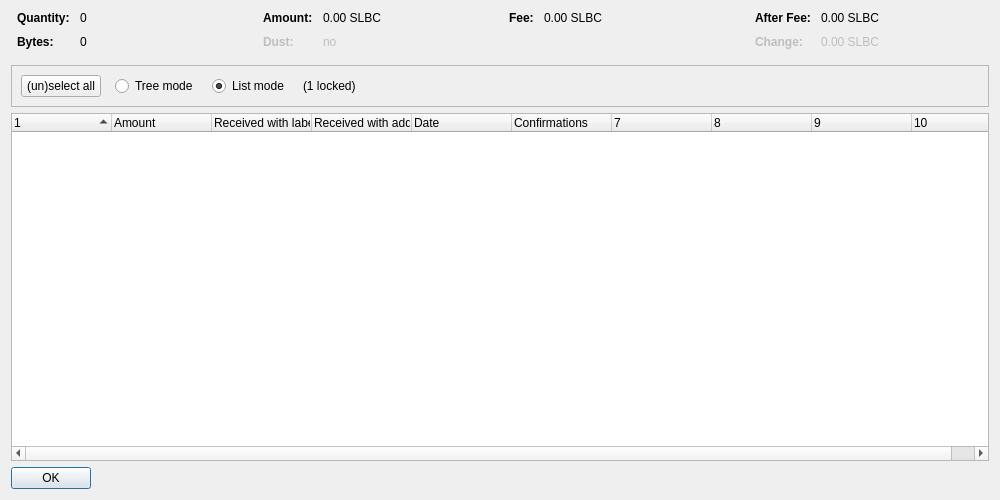
<?xml version="1.0" encoding="UTF-8"?>
<ui version="4.0">
 <class>CoinControlDialog</class>
 <widget class="QDialog" name="CoinControlDialog">
  <property name="geometry">
   <rect>
    <x>0</x>
    <y>0</y>
    <width>1000</width>
    <height>500</height>
   </rect>
  </property>
  <property name="windowTitle">
   <string>Coin Selection</string>
  </property>
  <layout class="QVBoxLayout" name="verticalLayout">
   <item>
    <layout class="QHBoxLayout" name="horizontalLayoutTop" stretch="0,0,0,0">
     <property name="topMargin">
      <number>0</number>
     </property>
     <property name="bottomMargin">
      <number>10</number>
     </property>
     <item>
      <layout class="QFormLayout" name="formLayoutCoinControl1">
       <property name="horizontalSpacing">
        <number>10</number>
       </property>
       <property name="verticalSpacing">
        <number>10</number>
       </property>
       <property name="leftMargin">
        <number>6</number>
       </property>
       <property name="rightMargin">
        <number>6</number>
       </property>
       <item row="0" column="0">
        <widget class="QLabel" name="labelCoinControlQuantityText">
         <property name="font">
          <font>
           <weight>75</weight>
           <bold>true</bold>
          </font>
         </property>
         <property name="text">
          <string>Quantity:</string>
         </property>
        </widget>
       </item>
       <item row="0" column="1">
        <widget class="QLabel" name="labelCoinControlQuantity">
         <property name="cursor">
          <cursorShape>IBeamCursor</cursorShape>
         </property>
         <property name="contextMenuPolicy">
          <enum>Qt::ActionsContextMenu</enum>
         </property>
         <property name="text">
          <string notr="true">0</string>
         </property>
         <property name="textInteractionFlags">
          <set>Qt::LinksAccessibleByMouse|Qt::TextSelectableByKeyboard|Qt::TextSelectableByMouse</set>
         </property>
        </widget>
       </item>
       <item row="1" column="0">
        <widget class="QLabel" name="labelCoinControlBytesText">
         <property name="font">
          <font>
           <weight>75</weight>
           <bold>true</bold>
          </font>
         </property>
         <property name="text">
          <string>Bytes:</string>
         </property>
        </widget>
       </item>
       <item row="1" column="1">
        <widget class="QLabel" name="labelCoinControlBytes">
         <property name="cursor">
          <cursorShape>IBeamCursor</cursorShape>
         </property>
         <property name="contextMenuPolicy">
          <enum>Qt::ActionsContextMenu</enum>
         </property>
         <property name="text">
          <string notr="true">0</string>
         </property>
         <property name="textInteractionFlags">
          <set>Qt::LinksAccessibleByMouse|Qt::TextSelectableByKeyboard|Qt::TextSelectableByMouse</set>
         </property>
        </widget>
       </item>
      </layout>
     </item>
     <item>
      <layout class="QFormLayout" name="formLayoutCoinControl2">
       <property name="horizontalSpacing">
        <number>10</number>
       </property>
       <property name="verticalSpacing">
        <number>10</number>
       </property>
       <property name="leftMargin">
        <number>6</number>
       </property>
       <property name="rightMargin">
        <number>6</number>
       </property>
       <item row="0" column="0">
        <widget class="QLabel" name="labelCoinControlAmountText">
         <property name="font">
          <font>
           <weight>75</weight>
           <bold>true</bold>
          </font>
         </property>
         <property name="text">
          <string>Amount:</string>
         </property>
        </widget>
       </item>
       <item row="0" column="1">
        <widget class="QLabel" name="labelCoinControlAmount">
         <property name="cursor">
          <cursorShape>IBeamCursor</cursorShape>
         </property>
         <property name="contextMenuPolicy">
          <enum>Qt::ActionsContextMenu</enum>
         </property>
         <property name="text">
          <string notr="true">0.00 SLBC</string>
         </property>
         <property name="textInteractionFlags">
          <set>Qt::LinksAccessibleByMouse|Qt::TextSelectableByKeyboard|Qt::TextSelectableByMouse</set>
         </property>
        </widget>
       </item>
       <item row="1" column="0">
        <widget class="QLabel" name="labelCoinControlLowOutputText">
         <property name="enabled">
          <bool>false</bool>
         </property>
         <property name="font">
          <font>
           <weight>75</weight>
           <bold>true</bold>
          </font>
         </property>
         <property name="text">
          <string>Dust:</string>
         </property>
        </widget>
       </item>
       <item row="1" column="1">
        <widget class="QLabel" name="labelCoinControlLowOutput">
         <property name="enabled">
          <bool>false</bool>
         </property>
         <property name="cursor">
          <cursorShape>IBeamCursor</cursorShape>
         </property>
         <property name="contextMenuPolicy">
          <enum>Qt::ActionsContextMenu</enum>
         </property>
         <property name="text">
          <string notr="true">no</string>
         </property>
         <property name="textInteractionFlags">
          <set>Qt::LinksAccessibleByMouse|Qt::TextSelectableByKeyboard|Qt::TextSelectableByMouse</set>
         </property>
        </widget>
       </item>
      </layout>
     </item>
     <item>
      <layout class="QFormLayout" name="formLayoutCoinControl3">
       <property name="horizontalSpacing">
        <number>10</number>
       </property>
       <property name="verticalSpacing">
        <number>10</number>
       </property>
       <property name="leftMargin">
        <number>6</number>
       </property>
       <property name="rightMargin">
        <number>6</number>
       </property>
       <item row="0" column="0">
        <widget class="QLabel" name="labelCoinControlFeeText">
         <property name="font">
          <font>
           <weight>75</weight>
           <bold>true</bold>
          </font>
         </property>
         <property name="text">
          <string>Fee:</string>
         </property>
        </widget>
       </item>
       <item row="0" column="1">
        <widget class="QLabel" name="labelCoinControlFee">
         <property name="cursor">
          <cursorShape>IBeamCursor</cursorShape>
         </property>
         <property name="contextMenuPolicy">
          <enum>Qt::ActionsContextMenu</enum>
         </property>
         <property name="text">
          <string notr="true">0.00 SLBC</string>
         </property>
         <property name="textInteractionFlags">
          <set>Qt::LinksAccessibleByMouse|Qt::TextSelectableByKeyboard|Qt::TextSelectableByMouse</set>
         </property>
        </widget>
       </item>
      </layout>
     </item>
     <item>
      <layout class="QFormLayout" name="formLayoutCoinControl4">
       <property name="horizontalSpacing">
        <number>10</number>
       </property>
       <property name="verticalSpacing">
        <number>10</number>
       </property>
       <property name="leftMargin">
        <number>6</number>
       </property>
       <property name="rightMargin">
        <number>6</number>
       </property>
       <item row="0" column="0">
        <widget class="QLabel" name="labelCoinControlAfterFeeText">
         <property name="font">
          <font>
           <weight>75</weight>
           <bold>true</bold>
          </font>
         </property>
         <property name="text">
          <string>After Fee:</string>
         </property>
        </widget>
       </item>
       <item row="0" column="1">
        <widget class="QLabel" name="labelCoinControlAfterFee">
         <property name="cursor">
          <cursorShape>IBeamCursor</cursorShape>
         </property>
         <property name="contextMenuPolicy">
          <enum>Qt::ActionsContextMenu</enum>
         </property>
         <property name="text">
          <string notr="true">0.00 SLBC</string>
         </property>
         <property name="textInteractionFlags">
          <set>Qt::LinksAccessibleByMouse|Qt::TextSelectableByKeyboard|Qt::TextSelectableByMouse</set>
         </property>
        </widget>
       </item>
       <item row="1" column="0">
        <widget class="QLabel" name="labelCoinControlChangeText">
         <property name="enabled">
          <bool>false</bool>
         </property>
         <property name="font">
          <font>
           <weight>75</weight>
           <bold>true</bold>
          </font>
         </property>
         <property name="text">
          <string>Change:</string>
         </property>
        </widget>
       </item>
       <item row="1" column="1">
        <widget class="QLabel" name="labelCoinControlChange">
         <property name="enabled">
          <bool>false</bool>
         </property>
         <property name="cursor">
          <cursorShape>IBeamCursor</cursorShape>
         </property>
         <property name="contextMenuPolicy">
          <enum>Qt::ActionsContextMenu</enum>
         </property>
         <property name="text">
          <string notr="true">0.00 SLBC</string>
         </property>
         <property name="textInteractionFlags">
          <set>Qt::LinksAccessibleByMouse|Qt::TextSelectableByKeyboard|Qt::TextSelectableByMouse</set>
         </property>
        </widget>
       </item>
      </layout>
     </item>
    </layout>
   </item>
   <item>
    <widget class="QFrame" name="frame">
     <property name="minimumSize">
      <size>
       <width>0</width>
       <height>40</height>
      </size>
     </property>
     <property name="frameShape">
      <enum>QFrame::StyledPanel</enum>
     </property>
     <property name="frameShadow">
      <enum>QFrame::Sunken</enum>
     </property>
     <layout class="QHBoxLayout" name="horizontalLayout">
      <item>
       <layout class="QHBoxLayout" name="horizontalLayoutPanel" stretch="0,0,0,0,0">
        <property name="spacing">
         <number>14</number>
        </property>
        <item>
         <widget class="QPushButton" name="pushButtonSelectAll">
          <property name="sizePolicy">
           <sizepolicy hsizetype="Maximum" vsizetype="Fixed">
            <horstretch>0</horstretch>
            <verstretch>0</verstretch>
           </sizepolicy>
          </property>
          <property name="text">
           <string>(un)select all</string>
          </property>
          <property name="autoDefault">
           <bool>false</bool>
          </property>
         </widget>
        </item>
        <item>
         <widget class="QRadioButton" name="radioTreeMode">
          <property name="sizePolicy">
           <sizepolicy hsizetype="Maximum" vsizetype="Fixed">
            <horstretch>0</horstretch>
            <verstretch>0</verstretch>
           </sizepolicy>
          </property>
          <property name="text">
           <string>Tree mode</string>
          </property>
         </widget>
        </item>
        <item>
         <widget class="QRadioButton" name="radioListMode">
          <property name="sizePolicy">
           <sizepolicy hsizetype="Maximum" vsizetype="Fixed">
            <horstretch>0</horstretch>
            <verstretch>0</verstretch>
           </sizepolicy>
          </property>
          <property name="text">
           <string>List mode</string>
          </property>
          <property name="checked">
           <bool>true</bool>
          </property>
         </widget>
        </item>
        <item>
         <widget class="QLabel" name="labelLocked">
          <property name="text">
           <string notr="true">(1 locked)</string>
          </property>
         </widget>
        </item>
        <item>
         <spacer name="horizontalSpacer">
          <property name="orientation">
           <enum>Qt::Horizontal</enum>
          </property>
          <property name="sizeHint" stdset="0">
           <size>
            <width>40</width>
            <height>20</height>
           </size>
          </property>
         </spacer>
        </item>
       </layout>
      </item>
     </layout>
    </widget>
   </item>
   <item>
    <widget class="CoinControlTreeWidget" name="treeWidget">
     <property name="contextMenuPolicy">
      <enum>Qt::CustomContextMenu</enum>
     </property>
     <property name="sortingEnabled">
      <bool>false</bool>
     </property>
     <property name="columnCount">
      <number>10</number>
     </property>
     <attribute name="headerShowSortIndicator" stdset="0">
      <bool>true</bool>
     </attribute>
     <attribute name="headerStretchLastSection">
      <bool>false</bool>
     </attribute>
     <column>
      <property name="text">
       <string/>
      </property>
     </column>
     <column>
      <property name="text">
       <string>Amount</string>
      </property>
     </column>
     <column>
      <property name="text">
       <string>Received with label</string>
      </property>
     </column>
     <column>
      <property name="text">
       <string>Received with address</string>
      </property>
     </column>
     <column>
      <property name="text">
       <string>Date</string>
      </property>
     </column>
     <column>
      <property name="text">
       <string>Confirmations</string>
      </property>
      <property name="toolTip">
       <string>Confirmed</string>
      </property>
     </column>
     <column>
      <property name="text">
       <string/>
      </property>
     </column>
     <column>
      <property name="text">
       <string/>
      </property>
     </column>
     <column>
      <property name="text">
       <string/>
      </property>
     </column>
     <column>
      <property name="text">
       <string/>
      </property>
     </column>
    </widget>
   </item>
   <item>
    <widget class="QDialogButtonBox" name="buttonBox">
     <property name="sizePolicy">
      <sizepolicy hsizetype="Maximum" vsizetype="Fixed">
       <horstretch>0</horstretch>
       <verstretch>0</verstretch>
      </sizepolicy>
     </property>
     <property name="orientation">
      <enum>Qt::Horizontal</enum>
     </property>
     <property name="standardButtons">
      <set>QDialogButtonBox::Ok</set>
     </property>
    </widget>
   </item>
  </layout>
 </widget>
 <customwidgets>
  <customwidget>
   <class>CoinControlTreeWidget</class>
   <extends>QTreeWidget</extends>
   <header>coincontroltreewidget.h</header>
  </customwidget>
 </customwidgets>
 <resources/>
 <connections/>
</ui>
